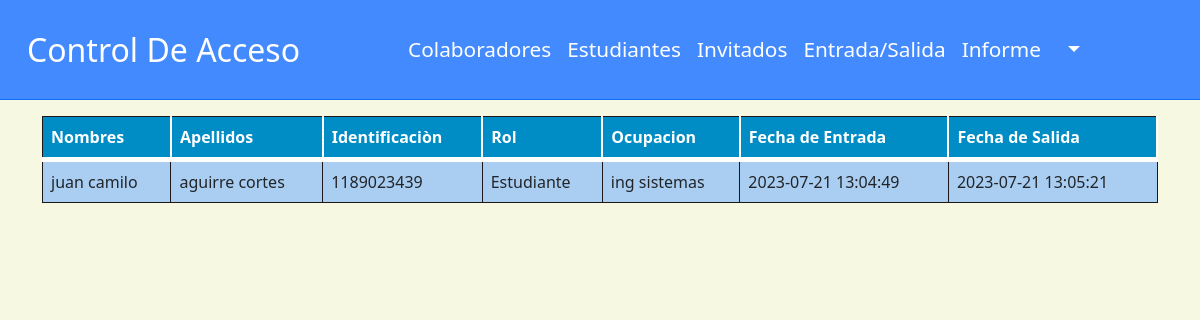
/entrad-salida.php, run on an earlier commit of the app's database.
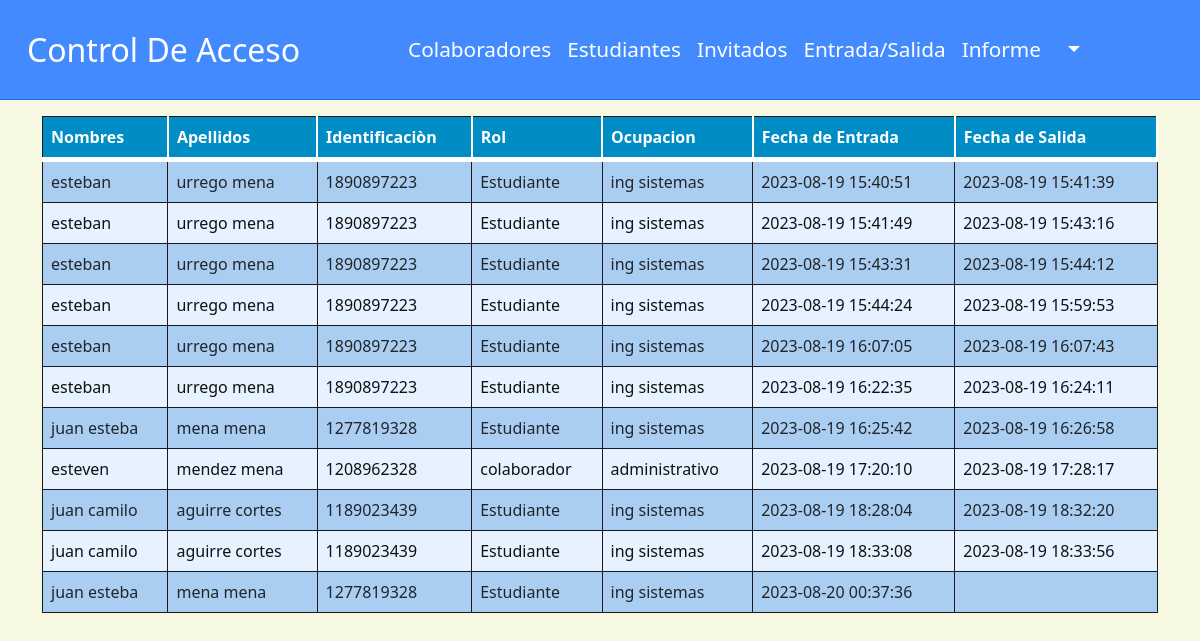
And on a later commit of the database.
### tables this page shows
CREATE TABLE `ingreso` (
  `id_ingreso` int(11) NOT NULL,
  `id_colaboradores` int(11) DEFAULT NULL,
  `id_estudiante` int(11) DEFAULT NULL,
  `fechaingreso` datetime DEFAULT NULL,
  `fechasalida` datetime DEFAULT NULL,
  `ingresoEstado` tinyint(1) DEFAULT NULL,
  `token` varchar(100) DEFAULT NULL
);

CREATE TABLE `estudiante` (
  `id` int(11) NOT NULL,
  `nombre` varchar(35) NOT NULL,
  `apellido` varchar(35) NOT NULL,
  `identificacion` varchar(11) NOT NULL,
  `carrera` int(10) NOT NULL,
  `correo` varchar(50) NOT NULL,
  `telefono` varchar(20) NOT NULL,
  `estado_estudiante` tinyint(1) DEFAULT NULL
);

CREATE TABLE `carrera` (
  `id_carrera` int(11) NOT NULL,
  `nombre` varchar(30) NOT NULL
);

CREATE TABLE `colaboradores` (
  `id` int(11) NOT NULL,
  `nombre` varchar(35) NOT NULL,
  `apellido` varchar(35) NOT NULL,
  `documento` varchar(11) NOT NULL,
  `cargo` int(10) NOT NULL,
  `telefono` varchar(25) NOT NULL,
  `estado_colaborador` tinyint(1) DEFAULT NULL
);

CREATE TABLE `cargo` (
  `id_cargo` int(11) NOT NULL,
  `nombre` varchar(30) NOT NULL
);

### entrad-salida.php (the view, shortened to what this page needs)
<?php
    include './Database/conexion.php';
    $consulta = "SELECT * FROM ingreso";
    $consulta1 = $DB_con ->prepare($consulta);
    $consulta1->execute();
    $ingresos=$consulta1->fetchAll(PDO::FETCH_ASSOC);
?>
<!DOCTYPE html>
<html lang="en">
<head>
    <link rel="stylesheet" href="https://cdn.jsdelivr.net/npm/bootstrap@5.2.2/dist/css/bootstrap.min.css" />
    <link rel="stylesheet" href="https://cdn.datatables.net/1.12.1/css/dataTables.bootstrap5.min.css" />
    <link rel="stylesheet" href="./css/header.css">
    <link rel="stylesheet" href="./css/caja.css">
</head>
<body>
        <header>
            <?php include './componentes/header.php' ?>
        </header>
    <div class="container mt-3">
    <table id="example" class="table table-striped table-bordered" style="width:100%">
        <thead>
            <tr>
                <th>Nombres</th>
                <th>Apellidos</th>
                <th>Identificaciòn</th>
                <th>Rol</th>
                <th>Ocupacion</th>
                <th>Fecha de Entrada</th>
                <th>Fecha de Salida</th>
            </tr>
        </thead>
        <Tbody>
            <?php
                foreach($ingresos as $ket => $ingreso ){
                $filaClass = $key % 2 == 0 ? 'tabla-filas' : '';
            ?>
                <tr class="<?php echo $filaClass; ?>">
                    <?php
                        if($ingreso['id_estudiante'] != NULL){
                            $consultaE = "SELECT estudiante.id, estudiante.nombre, estudiante.apellido, estudiante.identificacion, carrera.nombre as carrera FROM estudiante
                            INNER JOIN carrera ON estudiante.carrera =  carrera.id_carrera
                            WHERE id=:id ";
                            $consultaE1 = $DB_con->prepare($consultaE);
                            $consultaE1->bindParam(':id',$ingreso['id_estudiante']);
                            $consultaE1->execute();
                            $estudinate = $consultaE1->fetch(PDO::FETCH_ASSOC);
                    ?>
                    <td><?php echo $estudinate['nombre'];  ?></td>
                    <td><?php echo $estudinate['apellido'];  ?></td>
                    <td><?php echo $estudinate['identificacion'];  ?></td>
                    <td>Estudiante</td>
                    <td><?php echo $estudinate['carrera'];  ?></td>
                    <?php
                        }else{
                            $consultaC = "SELECT colaboradores.nombre, colaboradores.apellido, colaboradores.documento, cargo.nombre as cargo FROM colaboradores
                            INNER JOIN cargo ON colaboradores.cargo =  cargo.id_cargo
                            WHERE id=:id";
                            $consultaC1 = $DB_con->prepare($consultaC);
                            $consultaC1->bindParam(':id',$ingreso['id_colaboradores']);
                            $consultaC1->execute();
                            $colaboradores = $consultaC1->fetch(PDO::FETCH_ASSOC);
                    ?>
                    <td><?php echo $colaboradores['nombre'];  ?></td>
                    <td><?php echo $colaboradores['apellido'];  ?></td>
                    <td><?php echo $colaboradores['documento'];  ?></td>
                    <td>colaborador</td>
                    <td><?php echo $colaboradores['cargo'];  ?></td>
                    <?php
                    }
                    ?>
                    <td> <?php echo $ingreso['fechaingreso']; ?> </td>
                    <td> <?php echo $ingreso['fechasalida']; ?> </td>
                </tr>
            <?php
                }
            ?>
        </Tbody>
    </table>
    </div>
</body>
</html>

What changed in the data, as far as the page shows it:
removed ingreso: id_estudiante.nombre "juan camilo", id_estudiante.apellido "aguirre cortes", id_estudiante.identificacion "1189023439", carrera.nombre "ing sistemas", fechaingreso "2023-07-21 13:04:49", fechasalida "2023-07-21 13:05:21"
added ingreso: id_estudiante.nombre "esteban", id_estudiante.apellido "urrego mena", id_estudiante.identificacion "1890897223", carrera.nombre "ing sistemas", fechaingreso "2023-08-19 15:40:51", fechasalida "2023-08-19 15:41:39"
added ingreso: id_estudiante.nombre "esteban", id_estudiante.apellido "urrego mena", id_estudiante.identificacion "1890897223", carrera.nombre "ing sistemas", fechaingreso "2023-08-19 15:41:49", fechasalida "2023-08-19 15:43:16"
added ingreso: id_estudiante.nombre "esteban", id_estudiante.apellido "urrego mena", id_estudiante.identificacion "1890897223", carrera.nombre "ing sistemas", fechaingreso "2023-08-19 15:43:31", fechasalida "2023-08-19 15:44:12"
added ingreso: id_estudiante.nombre "esteban", id_estudiante.apellido "urrego mena", id_estudiante.identificacion "1890897223", carrera.nombre "ing sistemas", fechaingreso "2023-08-19 15:44:24", fechasalida "2023-08-19 15:59:53"
added ingreso: id_estudiante.nombre "esteban", id_estudiante.apellido "urrego mena", id_estudiante.identificacion "1890897223", carrera.nombre "ing sistemas", fechaingreso "2023-08-19 16:07:05", fechasalida "2023-08-19 16:07:43"
added ingreso: id_estudiante.nombre "esteban", id_estudiante.apellido "urrego mena", id_estudiante.identificacion "1890897223", carrera.nombre "ing sistemas", fechaingreso "2023-08-19 16:22:35", fechasalida "2023-08-19 16:24:11"
added ingreso: id_estudiante.nombre "juan esteba", id_estudiante.apellido "mena mena", id_estudiante.identificacion "1277819328", carrera.nombre "ing sistemas", fechaingreso "2023-08-19 16:25:42", fechasalida "2023-08-19 16:26:58"
added ingreso: id_colaboradores.nombre "esteven", id_colaboradores.apellido "mendez mena", id_colaboradores.documento "1208962328", cargo.nombre "administrativo", fechaingreso "2023-08-19 17:20:10", fechasalida "2023-08-19 17:28:17"
added ingreso: id_estudiante.nombre "juan camilo", id_estudiante.apellido "aguirre cortes", id_estudiante.identificacion "1189023439", carrera.nombre "ing sistemas", fechaingreso "2023-08-19 18:28:04", fechasalida "2023-08-19 18:32:20"
added ingreso: id_estudiante.nombre "juan camilo", id_estudiante.apellido "aguirre cortes", id_estudiante.identificacion "1189023439", carrera.nombre "ing sistemas", fechaingreso "2023-08-19 18:33:08", fechasalida "2023-08-19 18:33:56"
added ingreso: id_estudiante.nombre "juan esteba", id_estudiante.apellido "mena mena", id_estudiante.identificacion "1277819328", carrera.nombre "ing sistemas", fechaingreso "2023-08-20 00:37:36"
